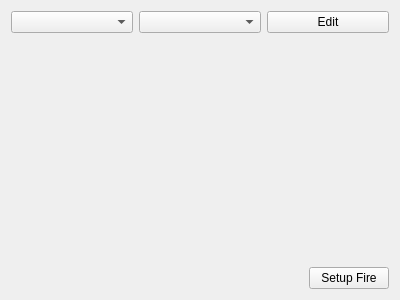
<?xml version="1.0" encoding="UTF-8"?>
<ui version="4.0">
 <class>StartWidget</class>
 <widget class="QWidget" name="StartWidget">
  <property name="geometry">
   <rect>
    <x>0</x>
    <y>0</y>
    <width>400</width>
    <height>300</height>
   </rect>
  </property>
  <property name="windowTitle">
   <string>Form</string>
  </property>
  <layout class="QVBoxLayout" name="verticalLayout">
   <item>
    <layout class="QHBoxLayout" name="horizontalLayout">
     <item>
      <widget class="QComboBox" name="comboBoxPort"/>
     </item>
     <item>
      <widget class="QComboBox" name="comboBoxProfile"/>
     </item>
     <item>
      <widget class="QPushButton" name="pushButton_2">
       <property name="text">
        <string>Edit</string>
       </property>
      </widget>
     </item>
    </layout>
   </item>
   <item>
    <spacer name="verticalSpacer">
     <property name="orientation">
      <enum>Qt::Vertical</enum>
     </property>
     <property name="sizeHint" stdset="0">
      <size>
       <width>20</width>
       <height>40</height>
      </size>
     </property>
    </spacer>
   </item>
   <item>
    <layout class="QHBoxLayout" name="horizontalLayout_2">
     <item>
      <spacer name="horizontalSpacer">
       <property name="orientation">
        <enum>Qt::Horizontal</enum>
       </property>
       <property name="sizeHint" stdset="0">
        <size>
         <width>40</width>
         <height>20</height>
        </size>
       </property>
      </spacer>
     </item>
     <item>
      <widget class="QPushButton" name="pushButtonSetup">
       <property name="text">
        <string>Setup Fire</string>
       </property>
      </widget>
     </item>
    </layout>
   </item>
  </layout>
 </widget>
 <resources/>
 <connections/>
</ui>
